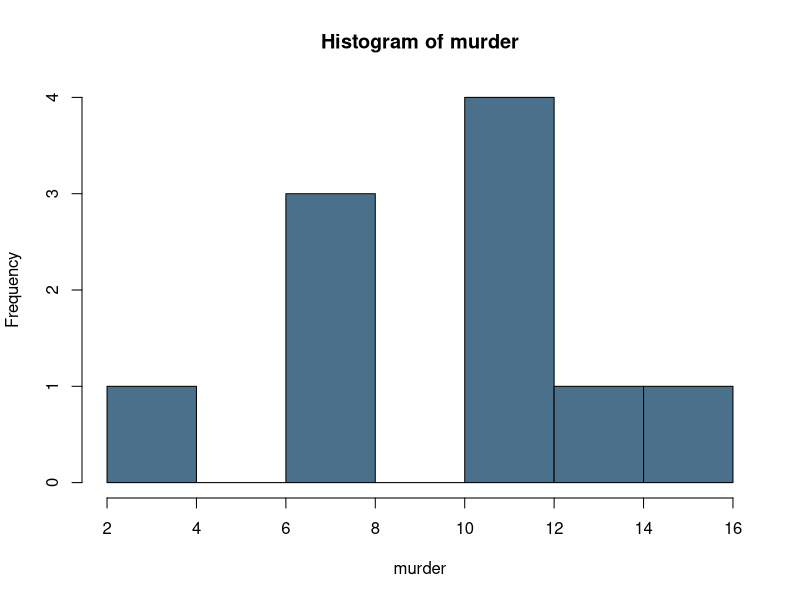
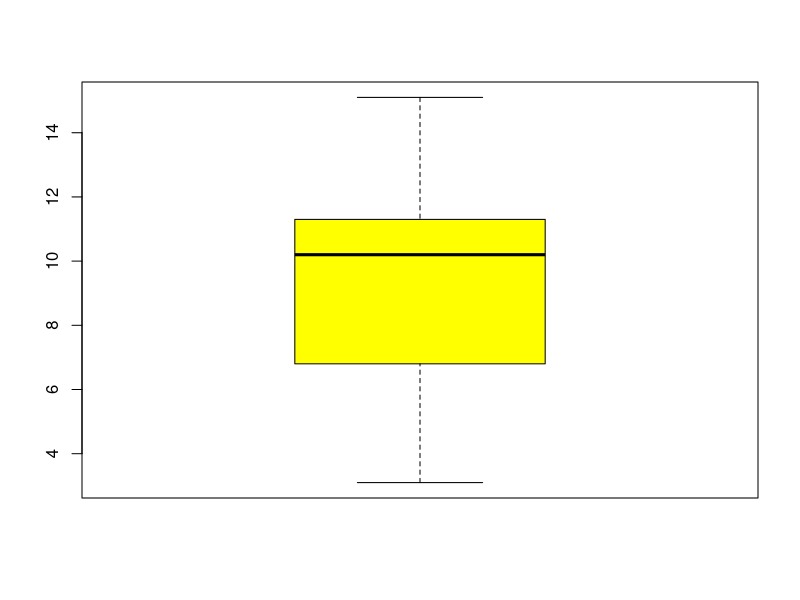
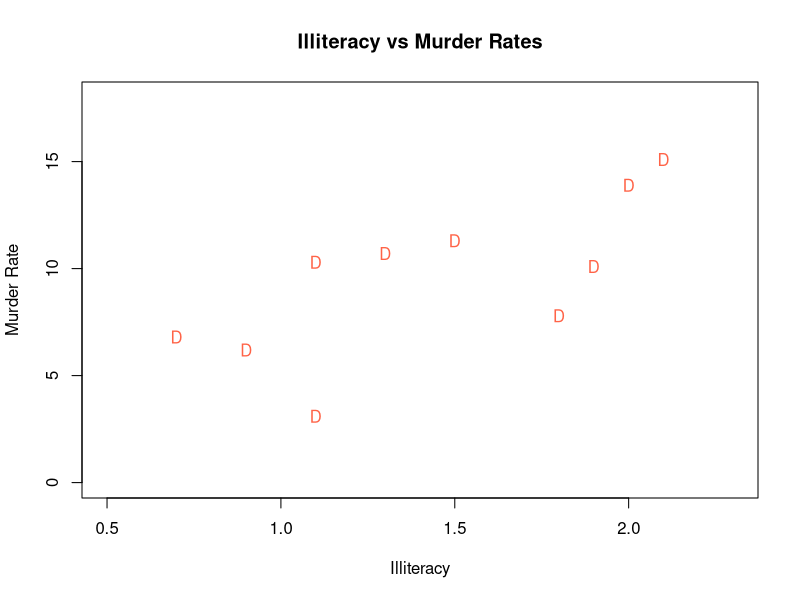

Reproduce these figures in R, in order.
murder <- c(15.1, 11.3, 7.8, 10.1, 10.3, 6.8, 3.1, 6.2, 10.7, 13.9)
illit <- c(2.1, 1.5, 1.8, 1.9, 1.1, 0.7, 1.1, 0.9, 1.3, 2.0)
is.vector(murder)
is.vector(illit)
hist(murder, col = "skyblue4")
boxplot(murder, col = "yellow1")
plot(illit, murder, xlim = c(0.5, 2.3), ylim = c(0, 18), 
     main="Illiteracy vs Murder Rates", xlab = "Illiteracy", 
     ylab = "Murder Rate", pch= "D", col = "tomato")
mean(illit)
mean(murder)
sd(illit)
sd(murder)
nonsmoke <- c(18, 22, 21, 17, 20, 17, 23, 20, 22, 21)
smoke <- c(16, 20, 14, 21, 20, 18, 13, 15, 17, 21)
t.test(nonsmoke,smoke)
